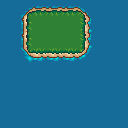

The image is a tile-based game level rendered from a .tmx file. Its description and complete source (layers, tilesets, objects, tile grids) follow:
An orthogonal 8x8 tile map with 16x16 px tiles, 1 tile layer (Tile Layer 1).

<map version="1.10" tiledversion="1.10.0" orientation="orthogonal" renderorder="right-down" width="8" height="8" tilewidth="16" tileheight="16" infinite="0" nextlayerid="2" nextobjectid="1">
 <editorsettings>
  <export target="inputMap2.lua" format="lua" />
 </editorsettings>
 <tileset firstgid="1" name="LPC_overworld_assembly" tilewidth="16" tileheight="16" tilecount="780" columns="26">
  <image source="LPC_overworld_assembly.png" width="416" height="480" />
 </tileset>
 <layer id="1" name="Tile Layer 1" width="8" height="8">
  <data encoding="csv">
626,53,54,54,54,55,626,626,
626,79,80,80,80,81,626,626,
626,79,80,80,80,81,626,626,
626,105,106,106,106,107,626,626,
626,626,626,626,626,626,626,626,
626,626,626,626,626,626,626,626,
626,626,626,626,626,626,626,626,
626,626,626,626,626,626,626,626
</data>
 </layer>
</map>
